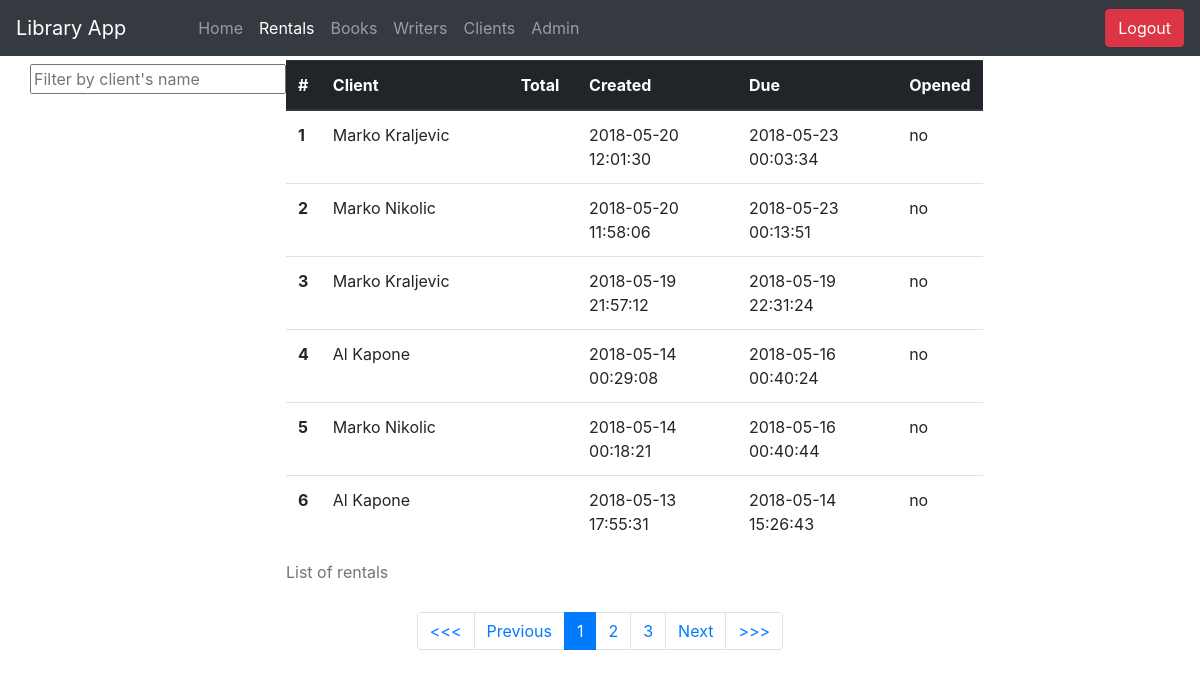
/homework/library-app/Rentals/index (signed in), run on an earlier commit of the app's database.
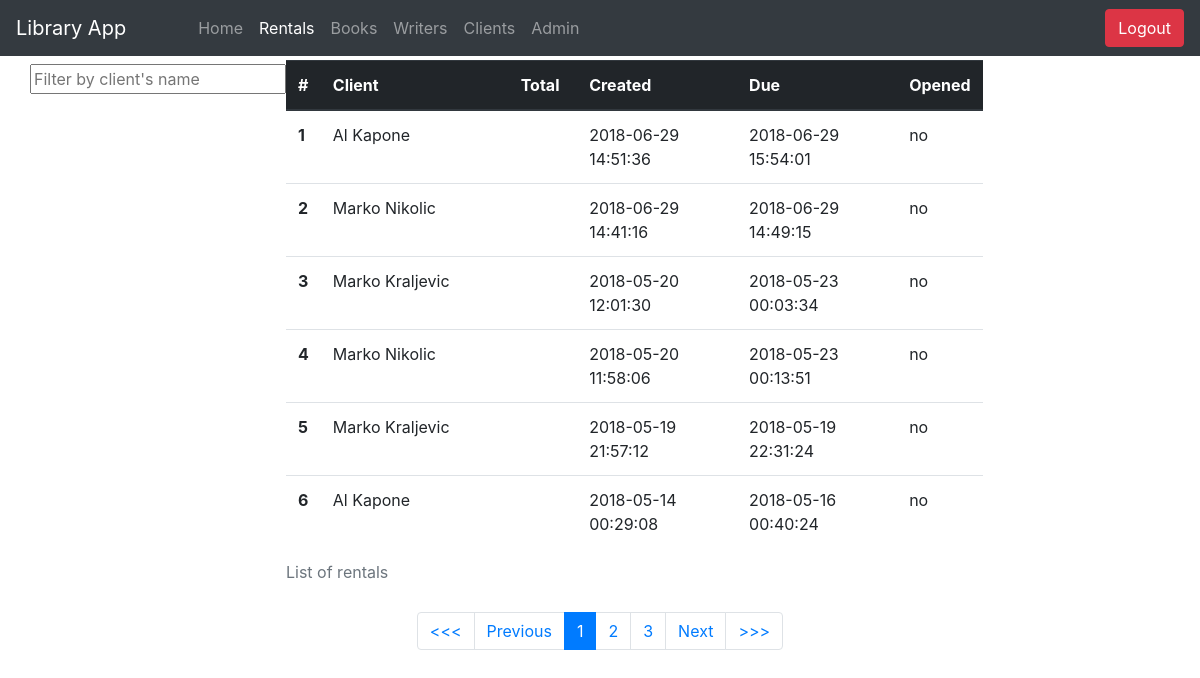
And on a later commit of the database.
### tables this page shows
CREATE TABLE `rentals` (
  `id` int(11) NOT NULL AUTO_INCREMENT,
  `id_client` int(11) NOT NULL,
  `created` datetime NOT NULL DEFAULT '2018-03-27 14:24:53',
  `due` datetime NOT NULL DEFAULT '2018-04-02 14:24:53',
  `opened` enum('yes','no') NOT NULL DEFAULT 'no',
  PRIMARY KEY (`id`),
  KEY `fk_rentals_clients_idx` (`id_client`),
  CONSTRAINT `fk_rentals_clients` FOREIGN KEY (`id_client`) REFERENCES `clients` (`id`) ON DELETE NO ACTION ON UPDATE NO ACTION
);

### controller/BaseController.php (called while the page is built, shortened)
<?php
class BaseController {
	public function show_view($view) {
		require 'view/includes/header.php';
		(Auth::logged() && $view != '404')?require 'view/includes/navigation.php':false;
		require 'view/'.$view.'.php';
		require 'view/includes/footer.php';
	}
}

### controller/Rentals.php (called while the page is built, shortened)
<?php
class Rentals extends BaseController {
	public function index($pg=0) {
		$skip = 0;
		$this->data['rentals'] = DBRentals::getAllRentals($skip);
		$this->show_view('rentals');
	}
}

### core/Route.php (called while the page is built, shortened)
<?php
class Route {
	public static $controller;
	public static $method;
	public static $params = [];
	public static function get($url, $action, $req=[]) {
		$path = self::findServerPath();
		$url_arr = self::prepareURL($url);
		$path_arr = self::prepareServerURLPath();
		if ($path_arr[0] != $url_arr[0] || count($path_arr) != count($url_arr)) {
			return;
		} else {
			if (ltrim($url, '/') == $path) {
				self::$params = [];
			} else if (!empty($req)) {
				self::$params = self::collectParams($url_arr, $path_arr);
				foreach ($req as $key => $value) {
					if (!preg_match($value, self::$params[$key])) {
						return;
					}
				}
			} else {
				return;
			}
			$action = explode('@', $action);
			self::$controller = $action[0];
			self::$method = $action[1];
			self::$controller = new self::$controller;
		}
		call_user_func_array([self::$controller, self::$method], self::$params);
		exit;
	}
	public static function prepareURL ($url) {
		$url = ltrim($url, '/');
		return explode('/', $url);
	}
	public static function findServerPath () {
		return str_replace(INCL_PATH, '', $_SERVER['REQUEST_URI']);
	}
	public static function prepareServerURLPath () {
		$path = self::findServerPath();
		return $path_arr = explode('/', $path);
	}
}

### index.php (called while the page is built, shortened)
<?php
include 'controller/BaseController.php';
include 'routes.php';

### model/DB.php (called while the page is built, shortened)
<?php
class DB {
	private static $data = [];
	private static $conn;
	private static function getInstance(){
		return self::$conn;
	}
	private function __construct(){
		self::$conn = new mysqli(DBSERVER,DBUSER,DBPASS,DBNAME);
	}
	protected static function executeSQL($sql) {
		$db = self::getInstance();
		$db->set_charset("utf8");
		$res = $db->query($sql);
		return $res;
	}
	protected static function queryAndFetchInObj($sql) {
		self::$data = [];
		$res = self::executeSQL($sql);
		while ($row = $res->fetch_object()) {
			array_push(self::$data, $row);
		}
		return self::$data;
	}
}

### model/DBRentals.php (called while the page is built, shortened)
<?php
class DBRentals extends DB {
	public static function getAllRentals($skip) {
		$sql = "select r.id, concat(c.first_name, \" \", c.last_name) as client, r.created, r.due, r.opened from rentals as r
				join clients as c
				on r.id_client = c.id
				order by created desc
				limit $skip,".PG_RESULTS;
		return self::queryAndFetchInObj($sql);
	}
}

### view/rentals.php (the view)
<div class="container">
	<div class="row">
		<form class="mt-2">
			<input type="text" name="filter" placeholder="Filter by client's name" id="filter">
		</form>
		<div  class="table-holder" style="min-height: 450px">
			<table class="table table-hover mt-1">
				<caption>List of rentals</caption>
				<thead class="thead-dark">
				    <tr>
				      <th scope="col" style="width: 5%">#</th>
				      <th scope="col" style="width: 30%">Client</th>
				      <th scope="col" style="width: 10%">Total</th>
				      <th scope="col" style="width: 25%">Created</th>
				      <th scope="col" style="width: 25%">Due</th>
				      <th scope="col" style="width: 5%">Opened</th>
				    </tr>
				</thead>
				<div class="table-content">
					<tbody class="tbody col-12">
						<?php
						foreach ($this->data['rentals'] as $key => $value) {
						?>
							<tr style="cursor: pointer;" onclick="document.location.href='<?php echo INCL_PATH.'Rentals/'.$value->id; ?>'">
							    <th scope="row"><?php echo $key+1; ?></th>
							    <td><?php echo $value->client; ?></td>
							    <td><?php echo $value->totals; ?></td>
							    <td><?php echo $value->created; ?></td>
							    <td><?php echo $value->due; ?></td>
							    <td><?php echo $value->opened; ?></td>
						    </tr>
						<?php
						}
						?>
					 </tbody>
				</div>
			</table>
		</div>
		<nav class="col-12">
		    <ul class="pagination justify-content-center">
		    	<?php
			    foreach ($this->data['pagination_links'] as $link) {
			    	echo  '<li class="page-item"><a href="'.$link[0].'" class="page-link">'.$link[1].'</a></li>';
			    }
			    ?>
		    </ul>
		</nav>

What changed in the data, as far as the page shows it:
no longer on this page (row unchanged): rentals: client "Marko Nikolic", created "2018-05-14 00:18:21", due "2018-05-16 00:40:44", opened "no"
no longer on this page (row unchanged): rentals: client "Al Kapone", created "2018-05-13 17:55:31", due "2018-05-14 15:26:43", opened "no"
added rentals: client "Al Kapone", created "2018-06-29 14:51:36", due "2018-06-29 15:54:01", opened "no"
added rentals: client "Marko Nikolic", created "2018-06-29 14:41:16", due "2018-06-29 14:49:15", opened "no"
